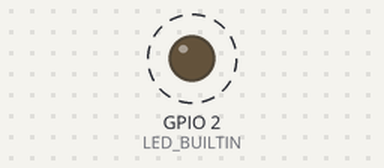
Simulated run of this sketch. Board: ESP32. On the bench: output pins drawn as LEDs (lit = HIGH). Dashed ring = blinking. The camera gives no picture; what the sketch prints to the serial monitor is not drawn.

Above: at 1.13 s.
Timing chart, 0 to 4.1 s (numbered marks = the images above):
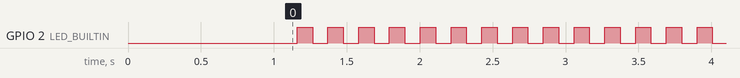

Measured:
- by itself, GPIO 2 (LED_BUILTIN): alternates HIGH for 0.11 s and LOW for 0.11 s

The sketch:

xiao_stereo_cam.ino
```cpp
#include "esp_camera.h"

const uint8_t SYNC_MAGIC[4] = {0xAA, 0x55, 0xAA, 0x55};
bool cam_ready = false;
esp_err_t init_err = ESP_OK;
bool led_on = false;

void setup() {
    Serial.begin(921600);
    pinMode(LED_BUILTIN, OUTPUT);
    digitalWrite(LED_BUILTIN, LOW);
    delay(800);
    camera_config_t c = {};
    c.ledc_channel = LEDC_CHANNEL_0; c.ledc_timer = LEDC_TIMER_0;
    c.pin_d0 = 15; c.pin_d1 = 17; c.pin_d2 = 18; c.pin_d3 = 16;
    c.pin_d4 = 14; c.pin_d5 = 12; c.pin_d6 = 11; c.pin_d7 = 48;
    c.pin_xclk = 10; c.pin_pclk = 13; c.pin_vsync = 38; c.pin_href = 47;
    c.pin_sccb_sda = 40; c.pin_sccb_scl = 39; c.pin_pwdn = -1; c.pin_reset = -1;
    c.xclk_freq_hz = 20000000; c.pixel_format = PIXFORMAT_JPEG;
    c.frame_size = FRAMESIZE_QVGA; c.jpeg_quality = 16;
    c.fb_count = 1; c.grab_mode = CAMERA_GRAB_WHEN_EMPTY;
    c.fb_location = CAMERA_FB_IN_PSRAM;
    init_err = esp_camera_init(&c);
    cam_ready = (init_err == ESP_OK);
}
void loop() {
    if (!cam_ready) {
        Serial.printf("CAM_ERR:0x%x\n", init_err);
        delay(500); return;
    }
    camera_fb_t *fb = esp_camera_fb_get();
    if (!fb) { Serial.println("FB_ERR"); delay(200); return; }
    led_on = !led_on; digitalWrite(LED_BUILTIN, led_on ? HIGH : LOW);
    uint32_t len = (uint32_t)fb->len;
    Serial.write(SYNC_MAGIC, 4); Serial.write((const uint8_t *)&len, 4);
    for (size_t s = 0; s < len; s += 512) {
        Serial.write(fb->buf + s, (len - s > 512) ? 512 : (len - s));
    }
    esp_camera_fb_return(fb); delay(45);
}
```
